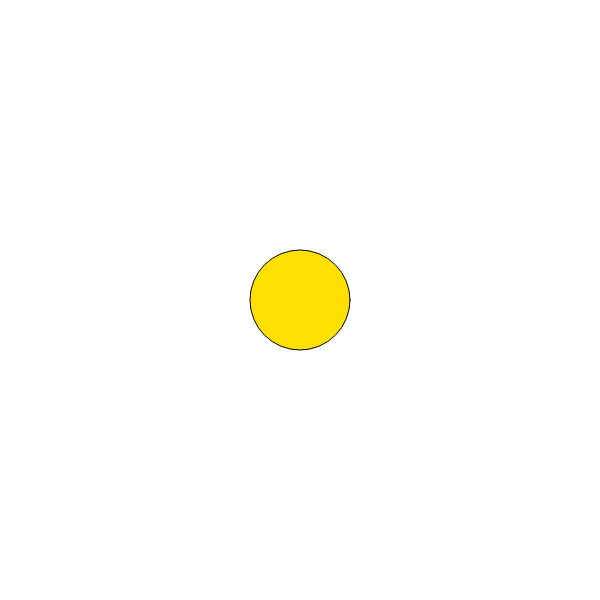
Frame 1 (no input)
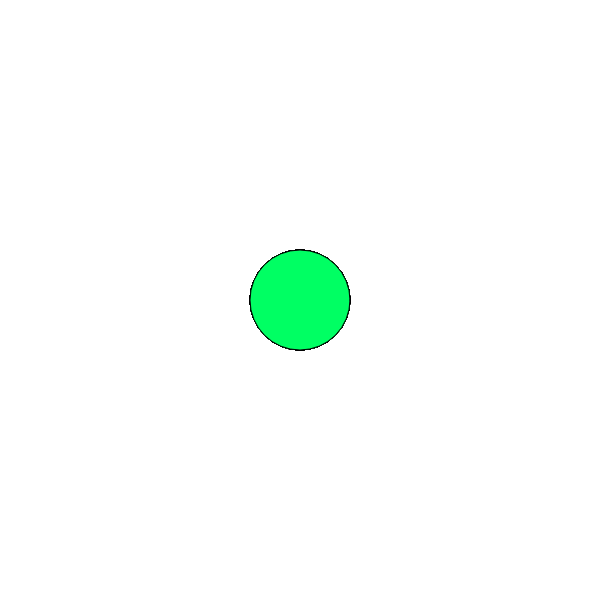
Frame 60 (no input)
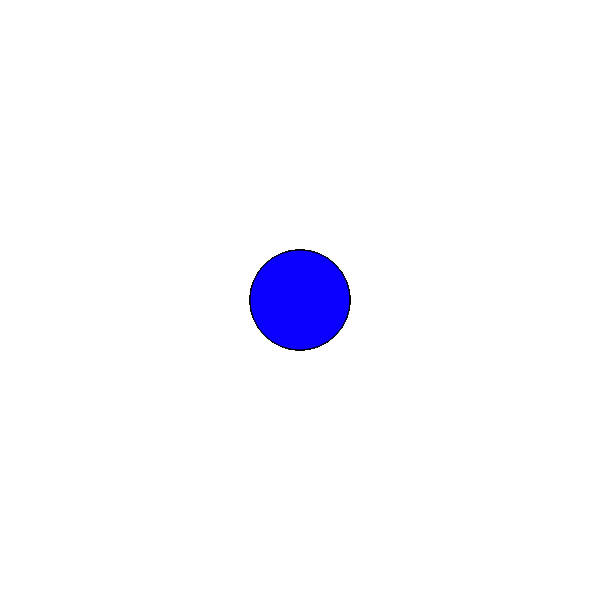
Frame 120 (the mouse pressed at the canvas centre since frame 60)

The p5.js sketch that drew these frames (run headless with seeded random() and noise() and a simulated clock; from frame 60 on, the mouse is pressed at the canvas centre):

// p5.js sketch
// ── sketch.js

// using random number with randomSeed
function setup() {

    createCanvas( 600, 600 );
    colorMode( HSB );

    // get a random number
    // will be different everytime you reload the page
    let randoNumber = random( 1 );
    console.log( randoNumber );

}

function draw() {

    // get a random value between 0 - 255
    // EVERY draw loop
    let rando = random( 255 );
    let c = color(rando, 255, 255 );

    fill( c );
    ellipse( width / 2, height / 2, 100, 100 );

}
